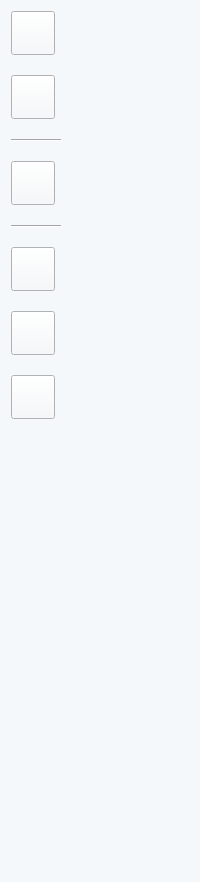
         <widget class="QWidget" name="widget_82" native="true">
          <property name="sizePolicy">
           <sizepolicy hsizetype="Fixed" vsizetype="Preferred">
            <horstretch>0</horstretch>
            <verstretch>0</verstretch>
           </sizepolicy>
          </property>
          <property name="minimumSize">
           <size>
            <width>62</width>
            <height>882</height>
           </size>
          </property>
          <property name="baseSize">
           <size>
            <width>0</width>
            <height>881</height>
           </size>
          </property>
          <property name="styleSheet">
           <string notr="true">background-color: rgb(245, 248, 250);</string>
          </property>
          <layout class="QFormLayout" name="formLayout_2">
           <property name="rightMargin">
            <number>0</number>
           </property>
           <item row="0" column="0">
            <layout class="QGridLayout" name="gridLayout_11">
             <property name="verticalSpacing">
              <number>20</number>
             </property>
             <item row="0" column="0">
              <widget class="QPushButton" name="OnBehCamPanelButton">
               <property name="sizePolicy">
                <sizepolicy hsizetype="Fixed" vsizetype="Fixed">
                 <horstretch>0</horstretch>
                 <verstretch>0</verstretch>
                </sizepolicy>
               </property>
               <property name="minimumSize">
                <size>
                 <width>44</width>
                 <height>44</height>
                </size>
               </property>
               <property name="maximumSize">
                <size>
                 <width>44</width>
                 <height>44</height>
                </size>
               </property>
               <property name="styleSheet">
                <string notr="true">border-image: url(:/sidebar/Asset 6.png);</string>
               </property>
               <property name="text">
                <string/>
               </property>
              </widget>
             </item>
             <item row="1" column="0">
              <widget class="QPushButton" name="OnScopeCamPanelButton">
               <property name="sizePolicy">
                <sizepolicy hsizetype="Fixed" vsizetype="Fixed">
                 <horstretch>0</horstretch>
                 <verstretch>0</verstretch>
                </sizepolicy>
               </property>
               <property name="minimumSize">
                <size>
                 <width>44</width>
                 <height>44</height>
                </size>
               </property>
               <property name="maximumSize">
                <size>
                 <width>44</width>
                 <height>44</height>
                </size>
               </property>
               <property name="styleSheet">
                <string notr="true">border-image: url(:/sidebar/Asset 8.png);</string>
               </property>
               <property name="text">
                <string/>
               </property>
              </widget>
             </item>
             <item row="2" column="0">
              <widget class="Line" name="line_4">
               <property name="sizePolicy">
                <sizepolicy hsizetype="Fixed" vsizetype="Fixed">
                 <horstretch>0</horstretch>
                 <verstretch>0</verstretch>
                </sizepolicy>
               </property>
               <property name="minimumSize">
                <size>
                 <width>50</width>
                 <height>2</height>
                </size>
               </property>
               <property name="maximumSize">
                <size>
                 <width>50</width>
                 <height>2</height>
                </size>
               </property>
               <property name="orientation">
                <enum>Qt::Horizontal</enum>
               </property>
              </widget>
             </item>
             <item row="3" column="0">
              <widget class="QPushButton" name="OnLeverPanelButton">
               <property name="sizePolicy">
                <sizepolicy hsizetype="Fixed" vsizetype="Fixed">
                 <horstretch>0</horstretch>
                 <verstretch>0</verstretch>
                </sizepolicy>
               </property>
               <property name="minimumSize">
                <size>
                 <width>44</width>
                 <height>44</height>
                </size>
               </property>
               <property name="maximumSize">
                <size>
                 <width>44</width>
                 <height>44</height>
                </size>
               </property>
               <property name="styleSheet">
                <string notr="true">border-image: url(:/sidebar/Asset 9.png);</string>
               </property>
               <property name="text">
                <string/>
               </property>
              </widget>
             </item>
             <item row="4" column="0">
              <widget class="Line" name="line_5">
               <property name="sizePolicy">
                <sizepolicy hsizetype="Fixed" vsizetype="Fixed">
                 <horstretch>0</horstretch>
                 <verstretch>0</verstretch>
                </sizepolicy>
               </property>
               <property name="minimumSize">
                <size>
                 <width>50</width>
                 <height>2</height>
                </size>
               </property>
               <property name="maximumSize">
                <size>
                 <width>50</width>
                 <height>2</height>
                </size>
               </property>
               <property name="orientation">
                <enum>Qt::Horizontal</enum>
               </property>
              </widget>
             </item>
             <item row="5" column="0">
              <widget class="QPushButton" name="OnLayoutOneButton">
               <property name="sizePolicy">
                <sizepolicy hsizetype="Fixed" vsizetype="Fixed">
                 <horstretch>0</horstretch>
                 <verstretch>0</verstretch>
                </sizepolicy>
               </property>
               <property name="minimumSize">
                <size>
                 <width>44</width>
                 <height>44</height>
                </size>
               </property>
               <property name="maximumSize">
                <size>
                 <width>44</width>
                 <height>44</height>
                </size>
               </property>
               <property name="styleSheet">
                <string notr="true">border-image: url(:/sidebar/Asset 10.png);</string>
               </property>
               <property name="text">
                <string/>
               </property>
              </widget>
             </item>
             <item row="6" column="0">
              <widget class="QPushButton" name="OnLayoutTwoButton">
               <property name="sizePolicy">
                <sizepolicy hsizetype="Fixed" vsizetype="Fixed">
                 <horstretch>0</horstretch>
                 <verstretch>0</verstretch>
                </sizepolicy>
               </property>
               <property name="minimumSize">
                <size>
                 <width>44</width>
                 <height>44</height>
                </size>
               </property>
               <property name="maximumSize">
                <size>
                 <width>44</width>
                 <height>44</height>
                </size>
               </property>
               <property name="styleSheet">
                <string notr="true">border-image: url(:/sidebar/Asset 11.png);</string>
               </property>
               <property name="text">
                <string/>
               </property>
              </widget>
             </item>
             <item row="7" column="0">
              <widget class="QPushButton" name="OnLayoutThreeButton">
               <property name="sizePolicy">
                <sizepolicy hsizetype="Fixed" vsizetype="Fixed">
                 <horstretch>0</horstretch>
                 <verstretch>0</verstretch>
                </sizepolicy>
               </property>
               <property name="minimumSize">
                <size>
                 <width>44</width>
                 <height>44</height>
                </size>
               </property>
               <property name="maximumSize">
                <size>
                 <width>44</width>
                 <height>44</height>
                </size>
               </property>
               <property name="styleSheet">
                <string notr="true">border-image: url(:/sidebar/Asset 12.png);</string>
               </property>
               <property name="text">
                <string/>
               </property>
              </widget>
             </item>
            </layout>
           </item>
          </layout>
         </widget>
